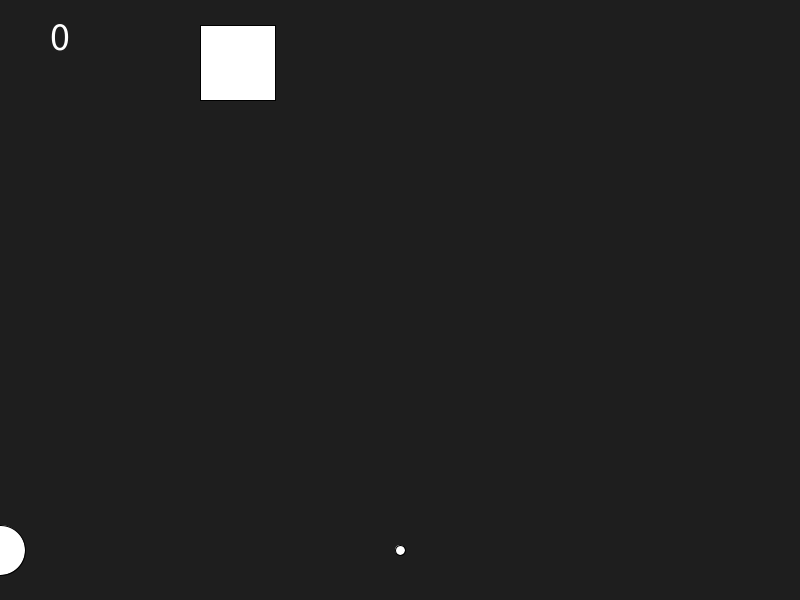
Frame 1 (no input)
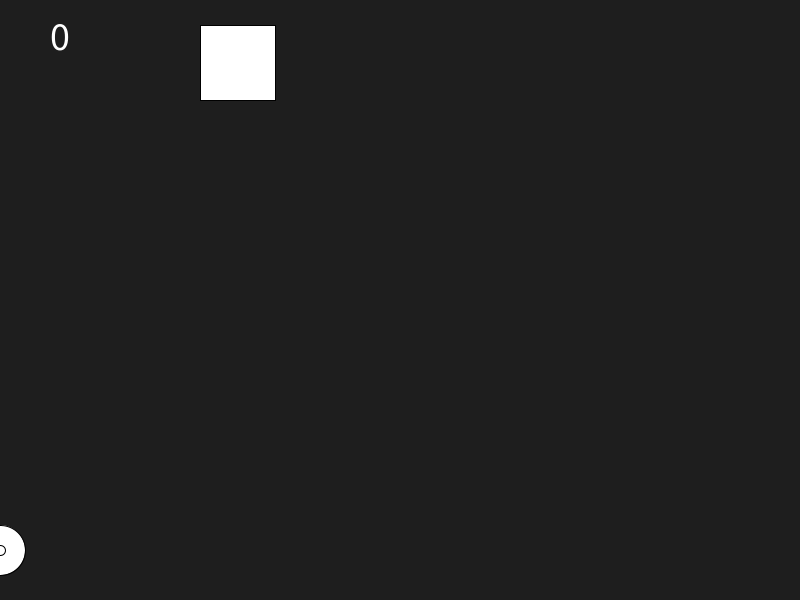
Frame 60 (the mouse pressed at the canvas centre just before this capture)
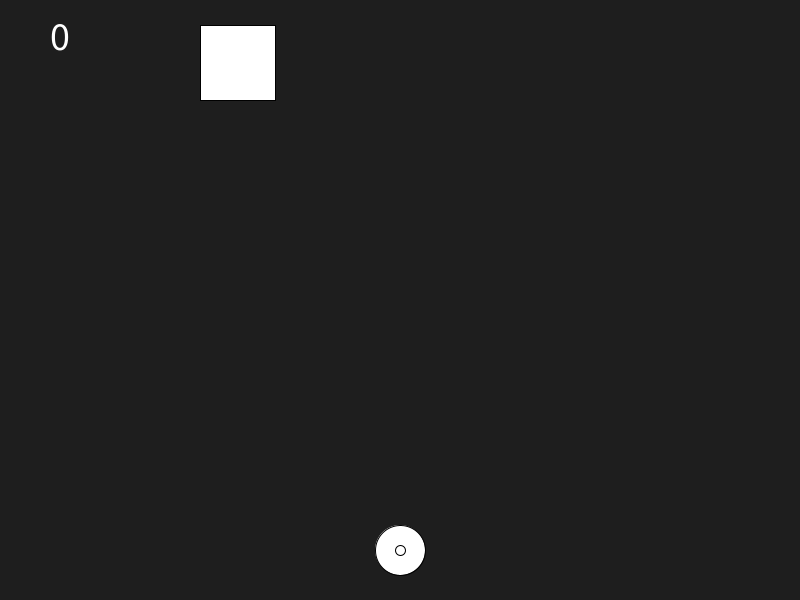
Frame 120 (the mouse held since frame 60 and released just before this capture)

The Processing sketch that drew these frames (run headless with seeded random() and noise(); from frame 60 on, the mouse is pressed at the canvas centre):

// Processing sketch: bulletSingle
// ── bulletSingle.pde
float px = 400;
float py = 550;
float bulletx = 400;
float bullety = 550;

float targetx = 200;
float targety = 25;
float targetw = 75;
float targeth = 75;

boolean bulletHasBeenFired = false;
boolean hit() {
  if (bulletx >= targetx && bulletx <= targetx + targetw && bullety >= targety && bullety <= targety + targeth) {
    return true;
  } else {
    return false;
  }
}

int score = 0;


void setup() {
  size(800, 600);
}


void draw() {
  background(30);
  px = mouseX;
  drawPlayerAndBullet();
  drawScore();
  textSize(40);
  text(score, 50, 50);
  rect(targetx, targety, targetw, targeth);

  if (bulletHasBeenFired == true) {
    bullety -= 5;
  } else {
    bulletx = px;
  }

  if (bullety < 0) {
    bulletHasBeenFired = false;
    bullety = py;
    bulletx = px;
  }
}

void keyPressed() {
  if (key == ' ') {
    if (bulletHasBeenFired != true) {
      shoot();
    }
  }
}

void drawPlayerAndBullet() {
  circle(px, py, 50);
  circle(bulletx, bullety, 10);
}

void shoot() {
  bulletHasBeenFired = true;
}

void drawScore() {
  if (hit() && bulletHasBeenFired) {
    score++;
  }
}

// ── enemy.pde
class enemy{
float x, y, d;


}
